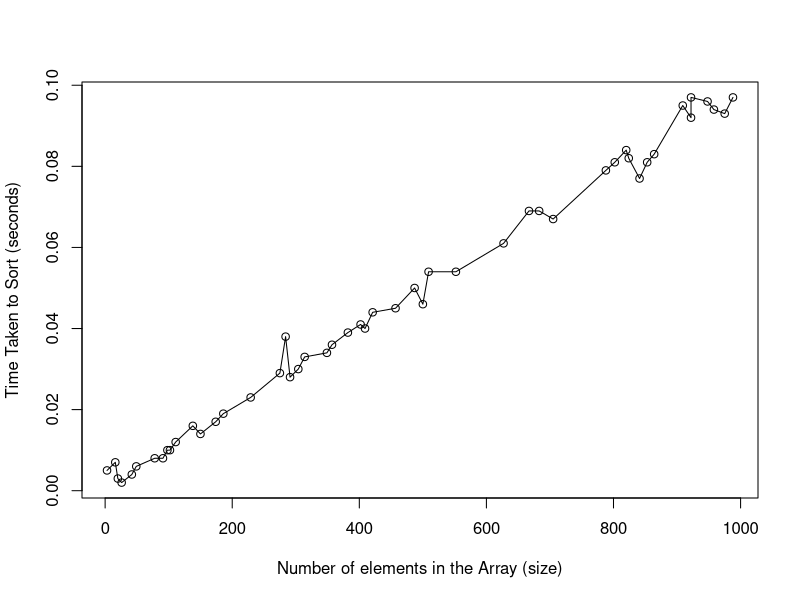

R code for this plot:
sizes <- c(
  788, 802, 824, 841, 864, 909, 922, 948, 958, 975, 988, 102, 
  138, 174, 229, 275, 291, 314, 357, 409, 487, 667, 683, 820, 
  853, 922, 3, 16, 20, 26, 42, 49, 78, 91, 98, 111, 150, 186, 
  284, 304, 349, 382, 402, 421, 457, 500, 509, 552, 627, 705
)
time <- c(
  0.079, 0.081, 0.082, 0.077, 0.083, 0.095, 0.092, 0.096, 0.094, 
  0.093, 0.097, 0.01, 0.016, 0.017, 0.023, 0.029, 0.028, 0.033, 
  0.036, 0.04, 0.05, 0.069, 0.069, 0.084, 0.081, 0.097, 0.005, 
  0.007, 0.003, 0.002, 0.004, 0.006, 0.008, 0.008, 0.01, 0.012, 
  0.014, 0.019, 0.038, 0.03, 0.034, 0.039, 0.041, 0.044, 0.045, 
  0.046, 0.054, 0.054, 0.061, 0.067
)

data <- data.frame(sizes, time)

sorted_data <- data[order(data$sizes), ]

print(sorted_data)

plot(sorted_data$sizes, sorted_data$time, type = "o", 
     xlab = "Number of elements in the Array (size)", ylab = "Time Taken to Sort (seconds)")

